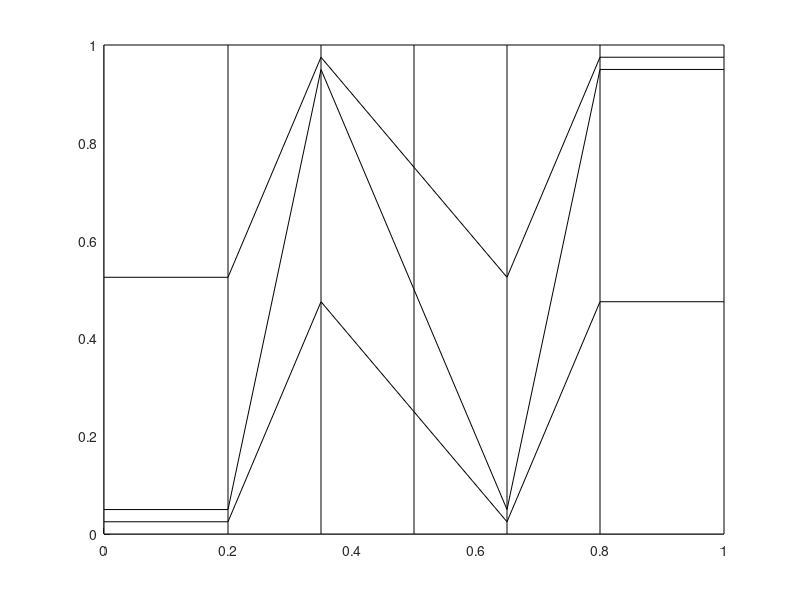

Recreate this plot in MATLAB.
function z_mesh_quad()
% Z-mesh generated for quadrilaterals
clear all; close all; clc;

logi_save_plots = false;
logi_write_file = true;

L=1;
nx=6;
if(mod(nx,6)~=0)
    error('n must be a multiple of 9 for the z-mesh')
else
    nn=nx/6;
%     nsub=[4 7 13 16 20]*nn +1;
    nsub=[1 2 4 5 6]*nn +1;
end

fraction=0.05;
if(fraction<eps || fraction > 1-eps)
    error('wrong fraction');
end

slope1 = (1-2*fraction)/0.15;
slope2 = (2*fraction-1)/0.30;

y1=@(x) slope1*(x-0.20*L)+fraction*L;
y2=@(x) slope2*(x-0.35*L)+(1-fraction)*L;
y3=@(x) slope1*(x-0.65*L)+fraction*L;


% % uniform subdivision along x
% xi=linspace(0,L,n+1);
xi=[0 0.2 0.35 0.5 0.65 0.8 1.0];

ny=4;
x=zeros(nx+1,ny+1);
y=zeros(nx+1,ny+1);

for i=1:nx+1
    x(i,:) = xi(i);
end
% five different y-spacing, depending on the zone
for i=1:nx+1
    if(i<=nsub(1))
        yy=L*fraction;
    elseif(i<=nsub(2))
        yy=y1(x(i));
    elseif(i<=nsub(3))
        yy=y2(x(i));
    elseif(i<=nsub(4))
        yy=y3(x(i));
    elseif(i<=nsub(5))
        yy=L*(1-fraction);
    else
        error('not in nsub!!!');
    end
    yy
    aux1 = linspace(0,yy,ny/2+1);
    aux2 = linspace(yy,L,ny/2+1); aux2(1)=[];
    y(i,:) = [aux1 aux2];
end

figure(1)
surf(x,y,ones(nx+1,ny+1)*0,'FaceColor','white')
view(0,90)
output_file=strcat('.\figs\z_mesh_quad_L',int2str(L),'_n',int2str(nx),'_a',num2str(fraction,3))
if(logi_save_plots)
    print('-dpdf',strcat(output_file1,'.pdf'));
    print('-dpng',strcat(output_file1,'.png'));
    saveas(gcf,strcat(output_file1,'.fig'),'fig');
end
%
if(~logi_write_file), return; end;
%
%---------------------------------------------
% save txt file
matID=1;
srcID=1;

% date and time;
[yr, mo, da, hr, mi, s] = datevec(now);

%%%%%%%%%%%%%%%%%%%%%
output_file1=strcat(output_file,'.txt')
fid=fopen(output_file1,'w');

fprintf(fid,'# Date: %d/%d/%d   Time: %d:%d\n', mo, da, yr, hr, mi);

fprintf(fid,'# dimensions \n');
fprintf(fid,'%g %g \n',L,L);

ncells = nx*ny;

fprintf(fid,'# connectivity \n');
fprintf(fid,'%d\n',ncells);
for iel=1:ncells
    skip = 4*(iel-1);
    i1 = skip + 1;
    i2 = skip + 2;
    i3 = skip + 3;
    i4 = skip + 4;
    fprintf(fid,'%d %d %d %d %d %d %d \n',4,i1,i2,i3,i4,matID,srcID);
end

fprintf(fid,'# DG vertices (counter-clockwise) \n');
fprintf(fid,'%d\n',4*ncells);
for i=1:nx
    for j=1:ny
        fprintf(fid,' %g %g \n %g %g \n %g %g \n %g %g \n',x(i,j)    ,y(i,j)    ,...
            x(i+1,j)  ,y(i+1,j)  ,...
            x(i+1,j+1),y(i+1,j+1),...
            x(i,j+1)  ,y(i,j+1)  );
    end
end

fprintf(fid,'# grid vertices (counter-clockwise) \n');
fprintf(fid,'%d\n',(nx+1)*(ny+1));
for i=1:nx+1
    for j=1:ny+1
        fprintf(fid,'%g %g \n',x(i,j),y(i,j) );
    end
end

fclose(fid);
return
end
%%%%%%%%%%%%%%%%%%%%%
